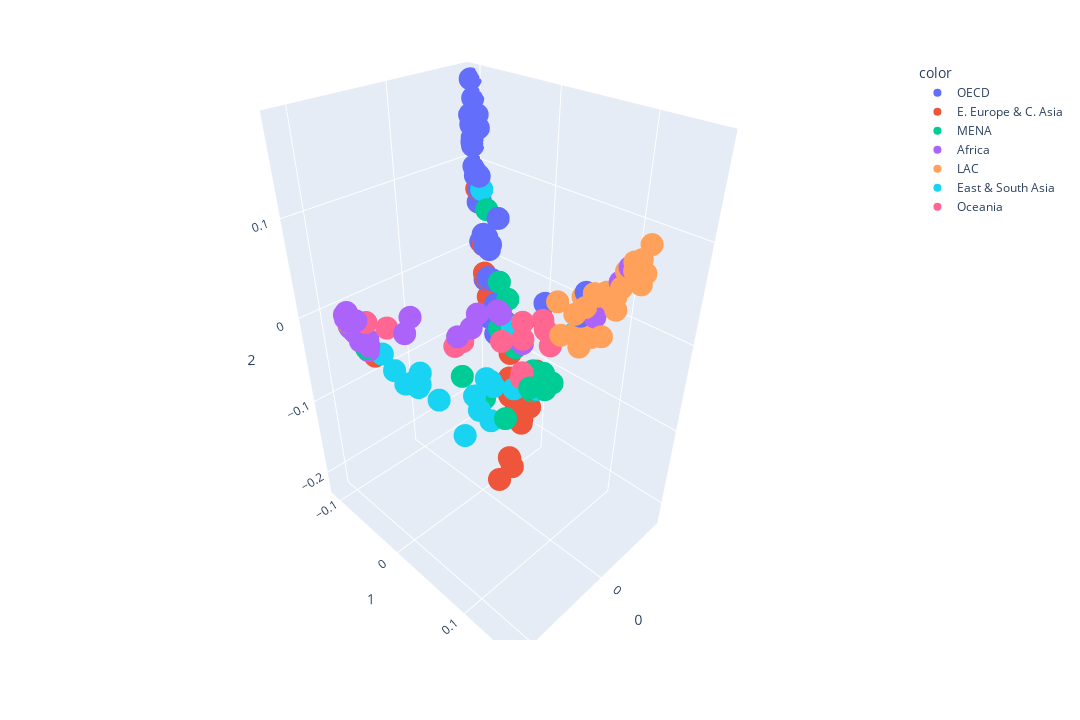

Notebook code for this chart:
### Code cell
import plotly.express as px 

lle3d = LocallyLinearEmbedding(n_neighbors=10,n_components=3,reg=1e-3,method='standard')

manifold3dlle = Pipeline(
    [
        ('Imputer',imputer),
        ('Manifold',lle3d)
    ]
)
man3d_dflle = pd.DataFrame(data=manifold3dlle.fit_transform(X.select_dtypes(np.number)))
px.scatter_3d(man3d_dflle,x=0,y=1,z=2,color=X['Regions used for the SDG Index & Dashboard'],width=1080,height=720)
